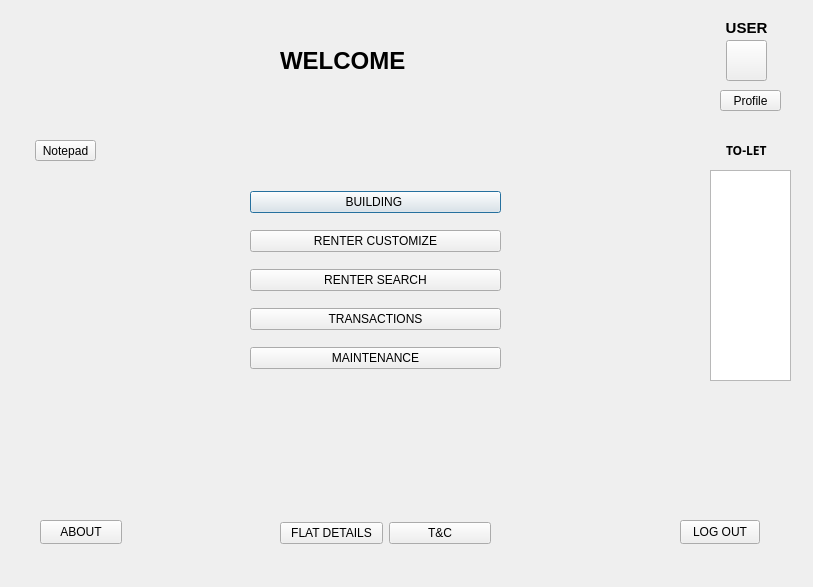
<?xml version="1.0" encoding="UTF-8"?>
<ui version="4.0">
 <class>admin_after_login</class>
 <widget class="QDialog" name="admin_after_login">
  <property name="geometry">
   <rect>
    <x>0</x>
    <y>0</y>
    <width>813</width>
    <height>587</height>
   </rect>
  </property>
  <property name="windowTitle">
   <string>HOME RENTAL MANAGEMENT SYSTEM</string>
  </property>
  <property name="styleSheet">
   <string notr="true"/>
  </property>
  <widget class="QWidget" name="layoutWidget">
   <property name="geometry">
    <rect>
     <x>250</x>
     <y>180</y>
     <width>251</width>
     <height>201</height>
    </rect>
   </property>
   <layout class="QVBoxLayout" name="verticalLayout">
    <item>
     <widget class="QPushButton" name="pushButton_buildin">
      <property name="text">
       <string>BUILDING </string>
      </property>
     </widget>
    </item>
    <item>
     <widget class="QPushButton" name="pushButton_CUSTOMIZE">
      <property name="text">
       <string>RENTER CUSTOMIZE</string>
      </property>
     </widget>
    </item>
    <item>
     <widget class="QPushButton" name="pushButton_RENTE_SEARCH">
      <property name="text">
       <string>RENTER SEARCH</string>
      </property>
     </widget>
    </item>
    <item>
     <widget class="QPushButton" name="pushButton_trans">
      <property name="text">
       <string>TRANSACTIONS</string>
      </property>
     </widget>
    </item>
    <item>
     <widget class="QPushButton" name="pushButton_MAINTENANCE">
      <property name="text">
       <string>MAINTENANCE</string>
      </property>
     </widget>
    </item>
   </layout>
  </widget>
  <widget class="QPushButton" name="pushButton_back">
   <property name="geometry">
    <rect>
     <x>680</x>
     <y>520</y>
     <width>80</width>
     <height>24</height>
    </rect>
   </property>
   <property name="text">
    <string>LOG OUT</string>
   </property>
  </widget>
  <widget class="QLabel" name="label_name">
   <property name="geometry">
    <rect>
     <x>280</x>
     <y>30</y>
     <width>411</width>
     <height>61</height>
    </rect>
   </property>
   <property name="font">
    <font>
     <family>SansSerif</family>
     <pointsize>18</pointsize>
     <bold>true</bold>
    </font>
   </property>
   <property name="text">
    <string>WELCOME</string>
   </property>
  </widget>
  <widget class="QLabel" name="label_TOLET">
   <property name="geometry">
    <rect>
     <x>726</x>
     <y>140</y>
     <width>51</width>
     <height>20</height>
    </rect>
   </property>
   <property name="font">
    <font>
     <family>Arial Black</family>
     <bold>true</bold>
    </font>
   </property>
   <property name="text">
    <string>TO-LET</string>
   </property>
  </widget>
  <widget class="QTableWidget" name="tableWidget">
   <property name="geometry">
    <rect>
     <x>710</x>
     <y>170</y>
     <width>81</width>
     <height>211</height>
    </rect>
   </property>
  </widget>
  <widget class="QWidget" name="layoutWidget">
   <property name="geometry">
    <rect>
     <x>280</x>
     <y>520</y>
     <width>211</width>
     <height>26</height>
    </rect>
   </property>
   <layout class="QHBoxLayout" name="horizontalLayout">
    <item>
     <widget class="QPushButton" name="pushButton_TO_LET">
      <property name="text">
       <string>FLAT DETAILS</string>
      </property>
     </widget>
    </item>
    <item>
     <widget class="QPushButton" name="pushButton_TC">
      <property name="text">
       <string>T&amp;&amp;C</string>
      </property>
     </widget>
    </item>
   </layout>
  </widget>
  <widget class="QPushButton" name="pushButton_profile">
   <property name="geometry">
    <rect>
     <x>726</x>
     <y>40</y>
     <width>41</width>
     <height>41</height>
    </rect>
   </property>
   <property name="styleSheet">
    <string notr="true">border-image: url(:/resources/resources/kindpng_1712282.png);</string>
   </property>
   <property name="text">
    <string/>
   </property>
  </widget>
  <widget class="QPushButton" name="pushButton_profile_info">
   <property name="geometry">
    <rect>
     <x>720</x>
     <y>90</y>
     <width>61</width>
     <height>21</height>
    </rect>
   </property>
   <property name="font">
    <font>
     <family>Segoe UI</family>
    </font>
   </property>
   <property name="text">
    <string>Profile</string>
   </property>
  </widget>
  <widget class="QLabel" name="label_username_2">
   <property name="geometry">
    <rect>
     <x>711</x>
     <y>20</y>
     <width>71</width>
     <height>16</height>
    </rect>
   </property>
   <property name="font">
    <font>
     <pointsize>11</pointsize>
     <bold>true</bold>
    </font>
   </property>
   <property name="frameShape">
    <enum>QFrame::NoFrame</enum>
   </property>
   <property name="frameShadow">
    <enum>QFrame::Raised</enum>
   </property>
   <property name="lineWidth">
    <number>10</number>
   </property>
   <property name="midLineWidth">
    <number>12</number>
   </property>
   <property name="text">
    <string>USER</string>
   </property>
   <property name="alignment">
    <set>Qt::AlignCenter</set>
   </property>
  </widget>
  <widget class="QLabel" name="label">
   <property name="geometry">
    <rect>
     <x>210</x>
     <y>30</y>
     <width>61</width>
     <height>61</height>
    </rect>
   </property>
   <property name="styleSheet">
    <string notr="true">image: url(:/resources/resources/home-icon-png-159372.png);</string>
   </property>
   <property name="text">
    <string/>
   </property>
  </widget>
  <widget class="QPushButton" name="pushButton_ABOUT">
   <property name="geometry">
    <rect>
     <x>40</x>
     <y>520</y>
     <width>82</width>
     <height>24</height>
    </rect>
   </property>
   <property name="text">
    <string>ABOUT</string>
   </property>
  </widget>
  <widget class="QPushButton" name="pushButton_NOTEPAD">
   <property name="geometry">
    <rect>
     <x>35</x>
     <y>140</y>
     <width>61</width>
     <height>21</height>
    </rect>
   </property>
   <property name="text">
    <string>Notepad</string>
   </property>
  </widget>
  <widget class="QPushButton" name="pushButton_notepad_pic">
   <property name="geometry">
    <rect>
     <x>40</x>
     <y>80</y>
     <width>51</width>
     <height>51</height>
    </rect>
   </property>
   <property name="styleSheet">
    <string notr="true">image: url(:/resources/resources/notepadico.png);

border-radius: 20px;</string>
   </property>
   <property name="text">
    <string/>
   </property>
  </widget>
 </widget>
 <resources/>
 <connections/>
</ui>
